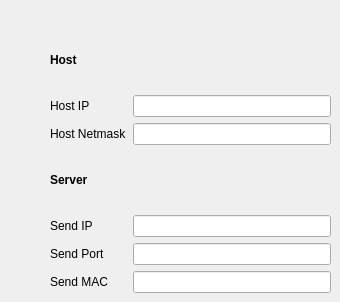
    <widget class="QWidget" name="Network_Setup">
     <attribute name="title">
      <string>Network Setup</string>
     </attribute>
     <widget class="QWidget" name="layoutWidget_4">
      <property name="geometry">
       <rect>
        <x>50</x>
        <y>30</y>
        <width>281</width>
        <height>263</height>
       </rect>
      </property>
      <layout class="QGridLayout" name="gridLayout_5">
       <item row="1" column="2">
        <widget class="QLineEdit" name="HOSTIP_Input">
         <property name="palette">
          <palette>
           <active>
            <colorrole role="Text">
             <brush brushstyle="SolidPattern">
              <color alpha="255">
               <red>255</red>
               <green>0</green>
               <blue>0</blue>
              </color>
             </brush>
            </colorrole>
           </active>
           <inactive>
            <colorrole role="Text">
             <brush brushstyle="SolidPattern">
              <color alpha="255">
               <red>255</red>
               <green>0</green>
               <blue>0</blue>
              </color>
             </brush>
            </colorrole>
           </inactive>
           <disabled>
            <colorrole role="Text">
             <brush brushstyle="SolidPattern">
              <color alpha="255">
               <red>159</red>
               <green>158</green>
               <blue>158</blue>
              </color>
             </brush>
            </colorrole>
           </disabled>
          </palette>
         </property>
         <property name="mouseTracking">
          <bool>false</bool>
         </property>
         <property name="acceptDrops">
          <bool>false</bool>
         </property>
         <property name="maxLength">
          <number>15</number>
         </property>
        </widget>
       </item>
       <item row="0" column="0">
        <widget class="QLabel" name="Host">
         <property name="palette">
          <palette>
           <active>
            <colorrole role="Text">
             <brush brushstyle="SolidPattern">
              <color alpha="255">
               <red>0</red>
               <green>0</green>
               <blue>0</blue>
              </color>
             </brush>
            </colorrole>
           </active>
           <inactive>
            <colorrole role="Text">
             <brush brushstyle="SolidPattern">
              <color alpha="255">
               <red>0</red>
               <green>0</green>
               <blue>0</blue>
              </color>
             </brush>
            </colorrole>
           </inactive>
           <disabled>
            <colorrole role="Text">
             <brush brushstyle="SolidPattern">
              <color alpha="255">
               <red>159</red>
               <green>158</green>
               <blue>158</blue>
              </color>
             </brush>
            </colorrole>
           </disabled>
          </palette>
         </property>
         <property name="font">
          <font>
           <weight>75</weight>
           <bold>true</bold>
          </font>
         </property>
         <property name="text">
          <string>Host</string>
         </property>
        </widget>
       </item>
       <item row="6" column="2">
        <widget class="QLineEdit" name="SENDPORT_Input">
         <property name="palette">
          <palette>
           <active>
            <colorrole role="Text">
             <brush brushstyle="SolidPattern">
              <color alpha="255">
               <red>255</red>
               <green>0</green>
               <blue>0</blue>
              </color>
             </brush>
            </colorrole>
           </active>
           <inactive>
            <colorrole role="Text">
             <brush brushstyle="SolidPattern">
              <color alpha="255">
               <red>255</red>
               <green>0</green>
               <blue>0</blue>
              </color>
             </brush>
            </colorrole>
           </inactive>
           <disabled>
            <colorrole role="Text">
             <brush brushstyle="SolidPattern">
              <color alpha="255">
               <red>159</red>
               <green>158</green>
               <blue>158</blue>
              </color>
             </brush>
            </colorrole>
           </disabled>
          </palette>
         </property>
         <property name="mouseTracking">
          <bool>false</bool>
         </property>
         <property name="acceptDrops">
          <bool>false</bool>
         </property>
         <property name="maxLength">
          <number>5</number>
         </property>
        </widget>
       </item>
       <item row="5" column="0">
        <widget class="QLabel" name="Send_IP">
         <property name="text">
          <string>Send IP</string>
         </property>
        </widget>
       </item>
       <item row="7" column="2">
        <widget class="QLineEdit" name="SENDMAC_Input">
         <property name="palette">
          <palette>
           <active>
            <colorrole role="Text">
             <brush brushstyle="SolidPattern">
              <color alpha="255">
               <red>255</red>
               <green>0</green>
               <blue>0</blue>
              </color>
             </brush>
            </colorrole>
           </active>
           <inactive>
            <colorrole role="Text">
             <brush brushstyle="SolidPattern">
              <color alpha="255">
               <red>255</red>
               <green>0</green>
               <blue>0</blue>
              </color>
             </brush>
            </colorrole>
           </inactive>
           <disabled>
            <colorrole role="Text">
             <brush brushstyle="SolidPattern">
              <color alpha="255">
               <red>159</red>
               <green>158</green>
               <blue>158</blue>
              </color>
             </brush>
            </colorrole>
           </disabled>
          </palette>
         </property>
         <property name="mouseTracking">
          <bool>false</bool>
         </property>
         <property name="acceptDrops">
          <bool>false</bool>
         </property>
         <property name="maxLength">
          <number>17</number>
         </property>
        </widget>
       </item>
       <item row="1" column="0">
        <widget class="QLabel" name="Host_IP">
         <property name="text">
          <string>Host IP</string>
         </property>
        </widget>
       </item>
       <item row="5" column="2">
        <widget class="QLineEdit" name="SENDIP_Input">
         <property name="palette">
          <palette>
           <active>
            <colorrole role="Text">
             <brush brushstyle="SolidPattern">
              <color alpha="255">
               <red>255</red>
               <green>0</green>
               <blue>0</blue>
              </color>
             </brush>
            </colorrole>
           </active>
           <inactive>
            <colorrole role="Text">
             <brush brushstyle="SolidPattern">
              <color alpha="255">
               <red>255</red>
               <green>0</green>
               <blue>0</blue>
              </color>
             </brush>
            </colorrole>
           </inactive>
           <disabled>
            <colorrole role="Text">
             <brush brushstyle="SolidPattern">
              <color alpha="255">
               <red>159</red>
               <green>158</green>
               <blue>158</blue>
              </color>
             </brush>
            </colorrole>
           </disabled>
          </palette>
         </property>
         <property name="mouseTracking">
          <bool>false</bool>
         </property>
         <property name="acceptDrops">
          <bool>false</bool>
         </property>
         <property name="maxLength">
          <number>15</number>
         </property>
        </widget>
       </item>
       <item row="2" column="2">
        <widget class="QLineEdit" name="HOSTNETMASK_Input">
         <property name="palette">
          <palette>
           <active>
            <colorrole role="Text">
             <brush brushstyle="SolidPattern">
              <color alpha="255">
               <red>255</red>
               <green>0</green>
               <blue>0</blue>
              </color>
             </brush>
            </colorrole>
           </active>
           <inactive>
            <colorrole role="Text">
             <brush brushstyle="SolidPattern">
              <color alpha="255">
               <red>255</red>
               <green>0</green>
               <blue>0</blue>
              </color>
             </brush>
            </colorrole>
           </inactive>
           <disabled>
            <colorrole role="Text">
             <brush brushstyle="SolidPattern">
              <color alpha="255">
               <red>159</red>
               <green>158</green>
               <blue>158</blue>
              </color>
             </brush>
            </colorrole>
           </disabled>
          </palette>
         </property>
         <property name="mouseTracking">
          <bool>false</bool>
         </property>
         <property name="acceptDrops">
          <bool>false</bool>
         </property>
         <property name="maxLength">
          <number>15</number>
         </property>
        </widget>
       </item>
       <item row="7" column="0">
        <widget class="QLabel" name="Send_MAC">
         <property name="text">
          <string>Send MAC</string>
         </property>
        </widget>
       </item>
       <item row="6" column="0">
        <widget class="QLabel" name="Send_Port">
         <property name="text">
          <string>Send Port</string>
         </property>
        </widget>
       </item>
       <item row="4" column="0">
        <widget class="QLabel" name="Server">
         <property name="font">
          <font>
           <weight>75</weight>
           <bold>true</bold>
          </font>
         </property>
         <property name="text">
          <string>Server</string>
         </property>
        </widget>
       </item>
       <item row="2" column="0">
        <widget class="QLabel" name="Host_Netmask">
         <property name="text">
          <string>Host Netmask</string>
         </property>
        </widget>
       </item>
      </layout>
     </widget>
    </widget>
